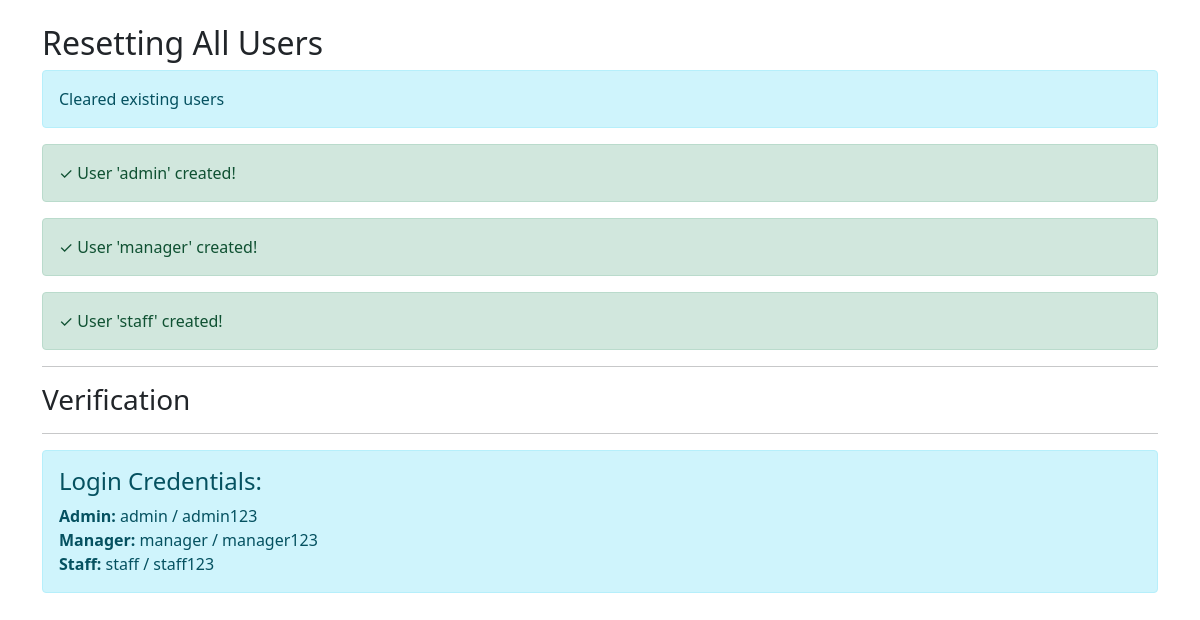
The page /reset_all_users.php on the database as committed earlier.
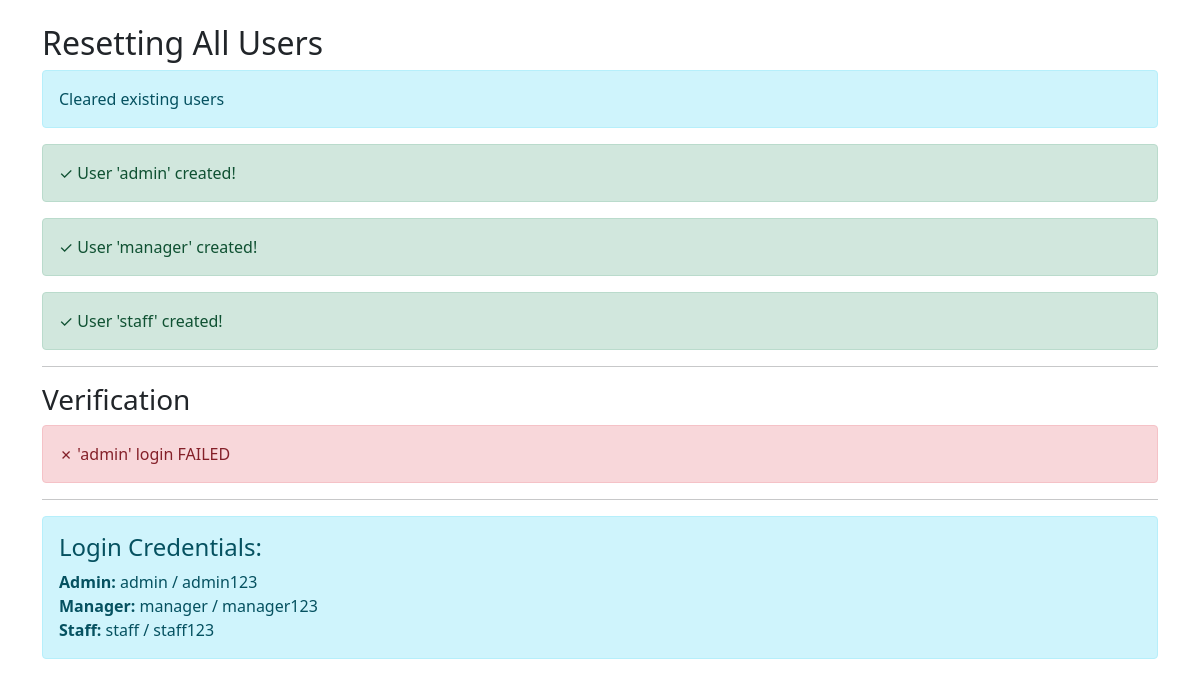
The same page on the database as committed later.
### tables this page shows
CREATE TABLE IF NOT EXISTS users (
    id INT AUTO_INCREMENT PRIMARY KEY,
    username VARCHAR(50) NOT NULL UNIQUE,
    email VARCHAR(100) NOT NULL UNIQUE,
    password_hash VARCHAR(255) NOT NULL,
    first_name VARCHAR(50),
    last_name VARCHAR(50),
    role ENUM('admin', 'manager', 'staff') DEFAULT 'staff',
    is_active BOOLEAN DEFAULT TRUE,
    last_login DATETIME,
    created_at TIMESTAMP DEFAULT CURRENT_TIMESTAMP,
    updated_at TIMESTAMP DEFAULT CURRENT_TIMESTAMP ON UPDATE CURRENT_TIMESTAMP
);

### reset_all_users.php (the view, shortened to what this page needs)
<?php
$database = new Database();
$db = $database->getConnection();
echo "<h2>Resetting All Users</h2>";
echo "<div class='alert alert-info'>Cleared existing users</div>";
$users = [
    [
        'username' => 'admin',
        'password' => 'admin123',
        'email' => 'admin@inventory.com',
        'first_name' => 'System',
        'last_name' => 'Administrator',
        'role' => 'admin'
    ],
    [
        'username' => 'manager',
        'password' => 'manager123',
        'email' => 'manager@inventory.com',
        'first_name' => 'Inventory',
        'last_name' => 'Manager',
        'role' => 'manager'
    ],
    [
        'username' => 'staff',
        'password' => 'staff123',
        'email' => 'staff@inventory.com',
        'first_name' => 'Regular',
        'last_name' => 'Staff',
        'role' => 'staff'
    ]
];
foreach ($users as $user_data) {
    $password_hash = password_hash($user_data['password'], PASSWORD_DEFAULT);
    $query = "INSERT INTO users (username, email, password_hash, first_name, last_name, role, is_active)
              VALUES (:username, :email, :password_hash, :first_name, :last_name, :role, 1)";
    $stmt = $db->prepare($query);
    $stmt->bindParam(":username", $user_data['username']);
    $stmt->bindParam(":email", $user_data['email']);
    $stmt->bindParam(":password_hash", $password_hash);
    $stmt->bindParam(":first_name", $user_data['first_name']);
    $stmt->bindParam(":last_name", $user_data['last_name']);
    $stmt->bindParam(":role", $user_data['role']);
    if ($stmt->execute()) {
        echo "<div class='alert alert-success'>";
        echo "✓ User '{$user_data['username']}' created!";
        echo "</div>";
    } else {
        echo "<div class='alert alert-danger'>";
        echo "✗ Failed to create user '{$user_data['username']}'";
        echo "</div>";
    }
}
echo "<hr><h3>Verification</h3>";
foreach ($users as $user_data) {
    $query = "SELECT username, password_hash FROM users WHERE username = ?";
    $stmt = $db->prepare($query);
    $stmt->bindParam(1, $user_data['username']);
    $stmt->execute();
    if ($row = $stmt->fetch(PDO::FETCH_ASSOC)) {
        if (password_verify($user_data['password'], $row['password_hash'])) {
            echo "<div class='alert alert-success'>✓ '{$user_data['username']}' login works!</div>";
        } else {
            echo "<div class='alert alert-danger'>✗ '{$user_data['username']}' login FAILED</div>";
        }
    }
}
echo "<hr>";
echo "<div class='alert alert-info'>";
echo "<h4>Login Credentials:</h4>";
echo "<strong>Admin:</strong> admin / admin123<br>";
echo "<strong>Manager:</strong> manager / manager123<br>";
echo "<strong>Staff:</strong> staff / staff123<br>";
echo "</div>";
?>
<!DOCTYPE html>
<html>
<head>
    <link href="https://cdn.jsdelivr.net/npm/bootstrap@5.1.3/dist/css/bootstrap.min.css" rel="stylesheet">
</head>
<body class="container mt-4"></body>
</html>

Rows that differ between the two databases and show on the page:
added users: username "admin"
